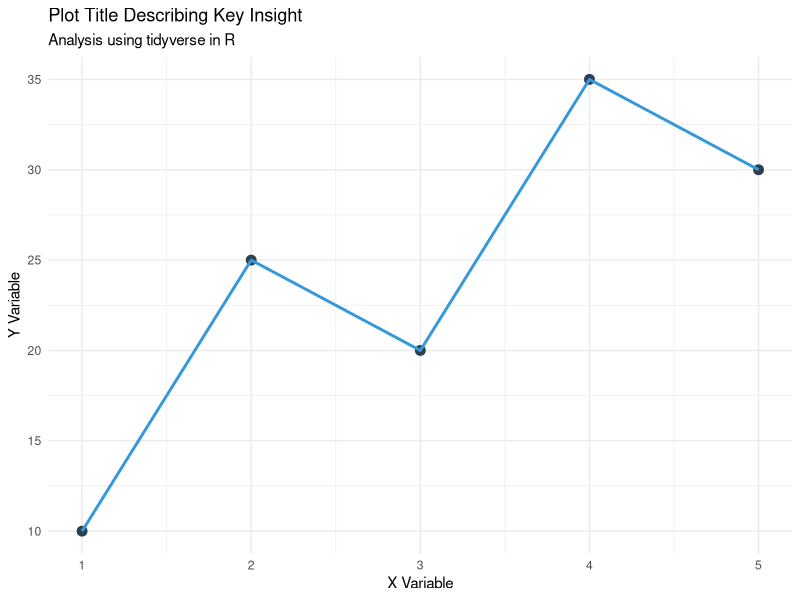

Source code (R):
## ---- chunk 1
#| label: analysis-chunk
#| echo: true
#| code-fold: false
#| warning: false
#| message: false

library(tidyverse)

# Load your data or create an example tibble
my_data <- tibble(
  x = c(1, 2, 3, 4, 5),
  y = c(10, 25, 20, 35, 30)
)

# Plot your findings with ggplot2
ggplot(my_data, aes(x = x, y = y)) +
  geom_point(color = "#2c3e50", size = 3) +
  geom_line(color = "#3498db", linewidth = 1) +
  labs(
    title = "Plot Title Describing Key Insight",
    subtitle = "Analysis using tidyverse in R",
    x = "X Variable",
    y = "Y Variable"
  ) +
  theme_minimal()
